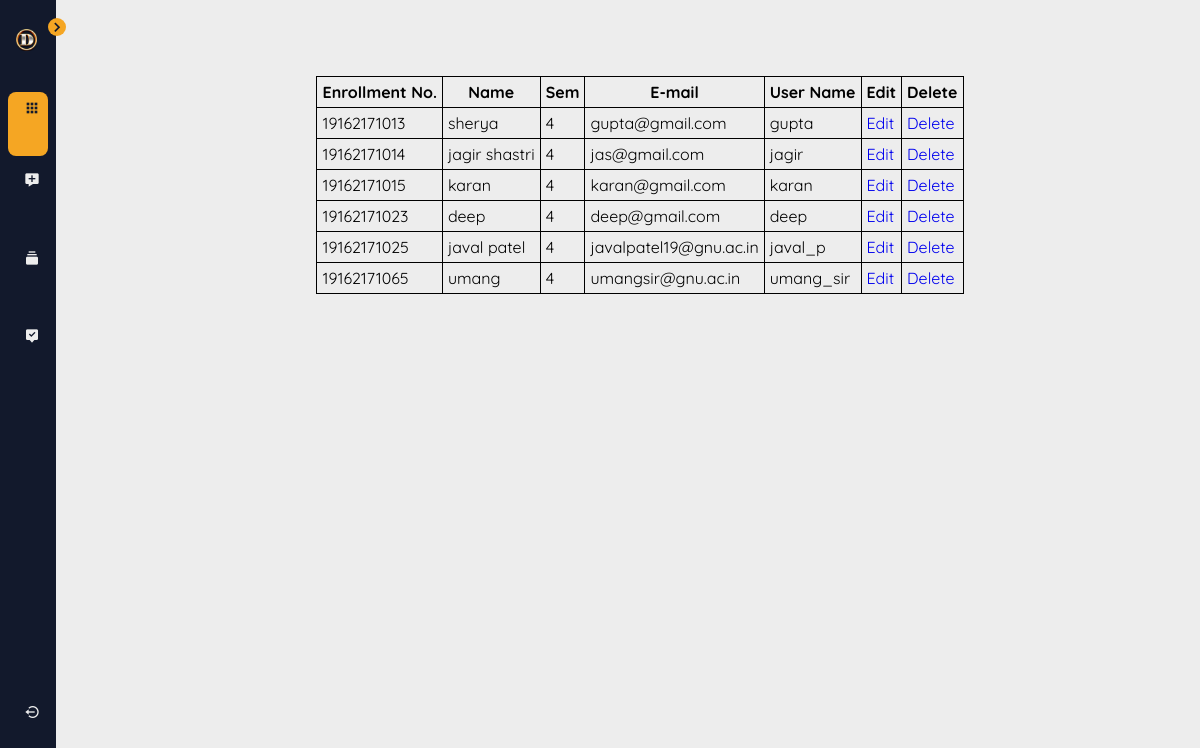
/ad/admin/student.php (signed in), run on the app's committed database.
### tables this page shows
CREATE TABLE `student` (
  `id` int(11) NOT NULL,
  `name` varchar(50) NOT NULL,
  `email_id` varchar(300) NOT NULL,
  `sem` int(11) NOT NULL,
  `enroll` bigint(20) NOT NULL,
  `Branch` varchar(5) NOT NULL,
  `username` varchar(40) NOT NULL,
  `pass` varchar(10000) NOT NULL,
  `atendance` int(11) NOT NULL
);

### ad/admin/student.php (the view, shortened to what this page needs)
<!DOCTYPE html>
<html>
<head>
</head>
<body>
	<center>
	<br><br><br>
	<div>
	<table 	style="border-width:5px; border: 1px solid black; padding:5px; border-collapse: collapse;">
	<?php
	include('web.php');
	$sql='SELECT `name`,`email_id`,`username`,`sem`,`enroll` from `student`;';
	$result=mysqli_query($conn,$sql);
	echo "<tr style='border-width:5px; border: 1px solid black; padding:5px; border-collapse: collapse;'>
	<th style='border-width:5px; border: 1px solid black; padding:5px; border-collapse: collapse;'>Enrollment No.</th>
	<th style='border-width:5px; border: 1px solid black; padding:5px; border-collapse: collapse;'>Name</th>
	<th style='border-width:5px; border: 1px solid black; padding:5px; border-collapse: collapse;'>Sem</th>
	<th style='border-width:5px; border: 1px solid black; padding:5px; border-collapse: collapse;'>E-mail</th>
	<th style='border-width:5px; border: 1px solid black; padding:5px; border-collapse: collapse;'>User Name</th>
	<th style='border-width:5px; border: 1px solid black; padding:5px; border-collapse: collapse;'>Edit</th>
	<th style='border-width:5px; border: 1px solid black; padding:5px; border-collapse: collapse;'>Delete</th></tr>";
	while($row=$result->fetch_array(MYSQLI_ASSOC))
	{
		echo "<tr style='border-width:5px; border: 1px solid black; padding:5px; border-collapse: collapse;'>
		<td style='border-width:5px; border: 1px solid black; padding:5px; border-collapse: collapse;'>".$row['enroll']."</td>
		<td style='border-width:5px; border: 1px solid black; padding:5px; border-collapse: collapse;'>".$row['name']."</td>
		<td style='border-width:5px; border: 1px solid black; padding:5px; border-collapse: collapse;'>".$row['sem']."</td>
		<td style='border-width:5px; border: 1px solid black; padding:5px; border-collapse: collapse;'>".$row['email_id']."</td>
		<td style='border-width:5px; border: 1px solid black; padding:5px; border-collapse: collapse;'>".$row['username']."</td>
		<td style='border-width:5px; border: 1px solid black; padding:5px; border-collapse: collapse;'><a href='edit_stu.php?enroll=".$row['enroll'].";'>Edit</a></td>
    <td style='border-width:5px; border: 1px solid black; padding:5px; border-collapse: collapse;'><a href='delete_stu.php?enroll=".$row['enroll'].";'>Delete</a></td>
		</tr>";
	}
	echo "</table>";
	?>
	</div>
	</center>
</body>
</html>

### ad/styles.css (style rules this page uses)
:root { --first-color: #12192C; --second-color: #F5A623; --white-color: #EDEDED; }
:root { --body-font: 'Quicksand', sans-serif; --small-font-size: 0.875rem; }
@media screen and (min-width: 768px) { :root { --small-font-size: 0.938rem; } }
:root { --z-back: -10; --z-normal: 1; --z-tooltip: 10; --z-fixed: 100; --z-modal: 1000; }
body { position: relative; margin: 0; padding: 1rem 0 0 5rem; font-family: var(--body-font); background-color: var(--white-color); -webkit-transition: .5s; transition: .5s; }
ul, li { margin: 0; padding: 0; list-style: none; }
a { text-decoration: none; }
.l-navbar { position: fixed; top: 0; left: 0; width: 56px; height: 100vh; background-color: var(--first-color); padding: 1.25rem .5rem 2rem; -webkit-transition: .5s; transition: .5s; z-index: var(--z-fixed); }
.nav { height: 100%; display: -webkit-box; display: -ms-flexbox; display: flex; -webkit-box-orient: vertical; -webkit-box-direction: normal; -ms-flex-direction: column; flex-direction: column; -webkit-box-pack: justify; -ms-flex-pack: justify; justify-content: space-between; overflow: hidden; }
.nav__logo { display: -webkit-box; display: -ms-flexbox; display: flex; -webkit-box-align: center; -ms-flex-align: center; align-items: center; margin-bottom: 2rem; padding: 0 .5rem; }
.nav__logo-icon { margin-right: 1.2rem; }
.nav__toggle { position: absolute; top: 1.10rem; right: -.6rem; width: 18px; height: 18px; background-color: var(--second-color); border-radius: 50%; font-size: 1.25rem; color: var(--first-color); display: -webkit-box; display: -ms-flexbox; display: flex; -webkit-box-align: center; -ms-flex-align: center; align-items: center; -webkit-box-pack: center; -ms-flex-pack: center; justify-content: center; cursor: pointer; -webkit-transition: .5s; transition: .5s; }
.nav__link { display: -webkit-box; display: -ms-flexbox; display: flex; -webkit-box-align: center; -ms-flex-align: center; align-items: center; padding: .5rem; margin-bottom: .5rem; border-radius: .5rem; color: var(--white-color); -webkit-transition: .3s; transition: .3s; }
.active { background-color: var(--second-color); color: var(--first-color); }

### data on the page
student: enroll "19162171013", name "sherya", sem "4", email "gupta@gmail.com", username "gupta"
student: enroll "19162171014", name "jagir shastri", sem "4", email "jas@gmail.com", username "jagir"
student: enroll "19162171015", name "karan", sem "4", email "karan@gmail.com", username "karan"
student: enroll "19162171023", name "deep", sem "4", email "deep@gmail.com", username "deep"
student: enroll "19162171025", name "javal patel", sem "4", email "javalpatel19@gnu.ac.in", username "javal_p"
student: enroll "19162171065", name "umang", sem "4", email "umangsir@gnu.ac.in", username "umang_sir"
